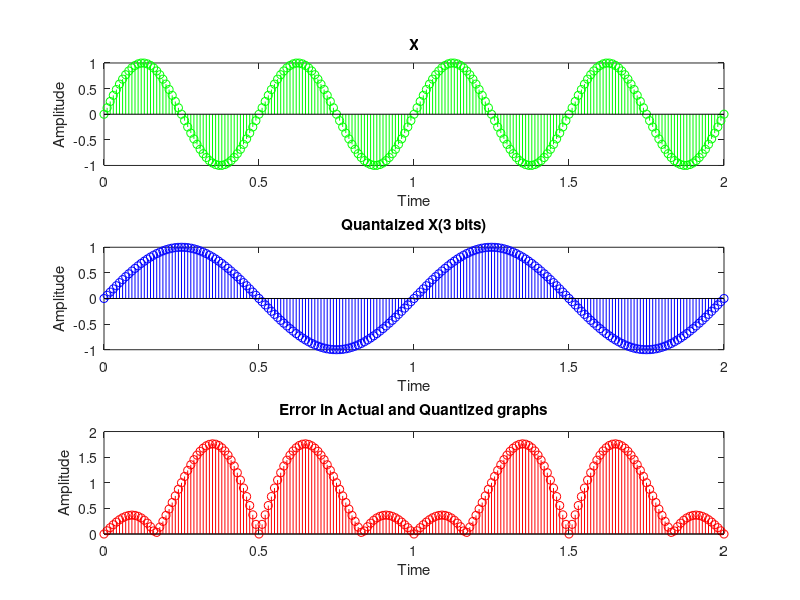

This chart was generated by the following MATLAB code:
clc;
clear all;
clf;

t=0:0.01:2;
x=sin(2*pi*2*t);
y=sin(pi*2*t);

error=x-y;

subplot(3,1,1)
stem(t,x,'g');
xlabel('Time');
ylabel('Amplitude');
title('X');

subplot(3,1,2);
stem(t,y,'b');
xlabel('Time');
ylabel('Amplitude');
title('Quantaized X(3 bits)');

subplot(3,1,3);
stem(t,abs(error),'r');
xlabel('Time');
ylabel('Amplitude');
title('Error in Actual and Quantized graphs');